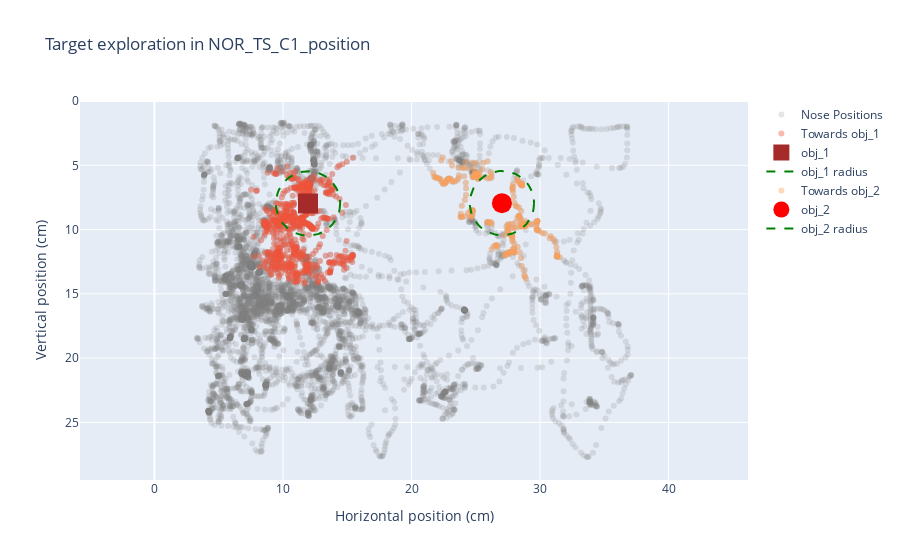

Notebook cell for this chart:
### Markdown cell above
---
#### 2. We can open an example file and see what is inside

### Code cell
example_path = rst.choose_example_csv(params, look_for = 'TS')

# Plot mouse exploration around multiple targets
rst.plot_position(params, example_path)
